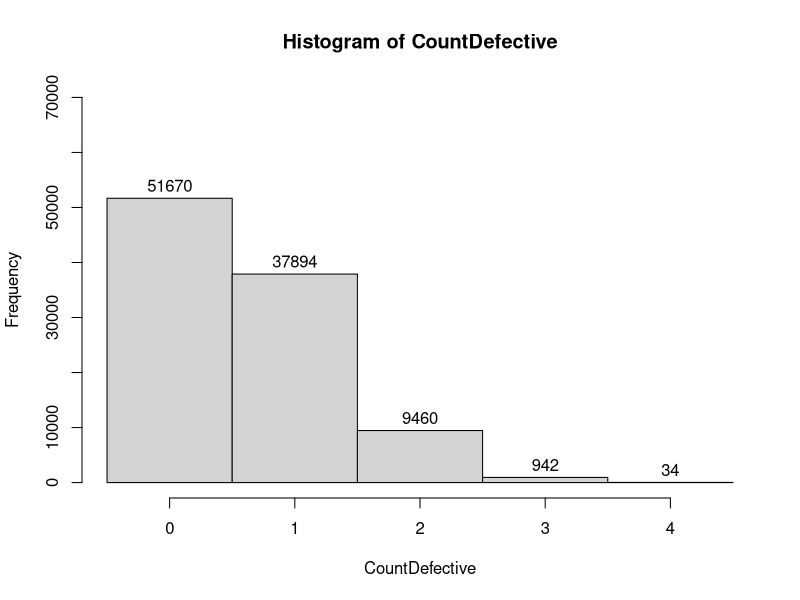
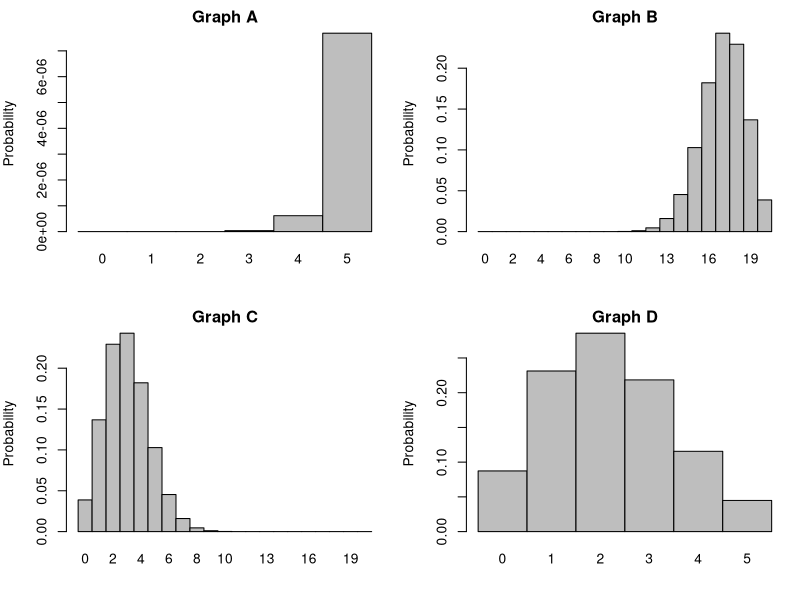

The R script that drew these images, in order:
## ---- chunk 1
knitr::opts_chunk$set(echo = TRUE)
## ---- chunk 2
sqrt(176)
## ---- chunk 3
dbinom(0, 4, 0.15)
dbinom(1, 4, 0.15)
dbinom(2, 4, 0.15)
dbinom(3, 4, 0.15)
dbinom(4, 4, 0.15)
## ---- chunk 4
1 - 0.5220062
## ---- chunk 5
sqrt(4 * 0.15 * (1 - 0.15))
## ---- chunk 6
IsDefective=c(rep(1,15), rep(0,85))
manytimes=100000. #may want to start with manytimes being smaller
CountDefective=rep(0,manytimes)
set.seed(1)
for (i in 1:manytimes){
  samp=sample(x=IsDefective, size=4, replace=FALSE)
  CountDefective[i]=sum(samp)
}

hist(CountDefective, labels=TRUE,
     ylim=c(0,.7*manytimes), breaks=seq(-0.5, 4.5, 1))

(probX0 = sum(CountDefective == 0) / manytimes)
(probX1 = sum(CountDefective == 1) / manytimes)
(probX2 = sum(CountDefective == 2) / manytimes)
(probX3 = sum(CountDefective == 3) / manytimes)
(probX4 = sum(CountDefective == 4) / manytimes)

## ---- chunk 7
dbinom(5, 20, 0.15)
## ---- chunk 8
PX4 = dbinom(4, 20, 0.15)
PX3 = dbinom(3, 20, 0.15)
PX2 = dbinom(2, 20, 0.15)
PX1 = dbinom(1, 20, 0.15)
PX0 = dbinom(0, 20, 0.15)
1 - (PX4 + PX3 + PX2 + PX1 + PX0)
## ---- chunk 9
par(mfrow=c(2,2), mar=c(4,4,2,1))
barplot(names=0:5,dbinom(0:5, 15, prob=0.85), 
     xlab="", ylab="Probability", main="Graph A", space=0)
barplot(names=0:20, dbinom(0:20, 20, prob=0.85), 
     xlab="", ylab="Probability", main="Graph B", space=0)
barplot(names=0:20, dbinom(0:20, 20, prob=0.15), 
     xlab="", ylab="Probability", main="Graph C", space=0)
barplot(names=0:5, dbinom(0:5, 15, prob=0.15), 
     xlab="", ylab="Probability", main="Graph D", space=0)
par(mfrow=c(1,1), mar=c(5.1, 4.1, 4.1, 2.1))
## ---- chunk 10
PZ8 = pnorm(0.8, 0, 1)
PZ4 = pnorm(-0.4, 0, 1)
PZ8 - PZ4
## ---- chunk 11
1 - pnorm(0.5, 0, 1)
## ---- chunk 12
Z = qnorm(0.9, 0, 1)
Z * 7.5 + 98
## ---- chunk 13
Z = qnorm(0.25)
Q1 = Z * 7.5 + 98
Z = qnorm(0.75)
Q3 = Z * 7.5 + 98
Q3 - Q1
## ---- chunk 14
Z = qnorm(0.9, 0, 1)
manA90 = Z * 7.5 + 98
manA90inKg = manA90 / 2.20462
manBAboveManA90lbs = (manA90inKg - 43) / 3.5
1 - pnorm(manBAboveManA90lbs, 0, 1)

